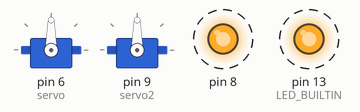
The sketch below on a simulated Arduino Mega 2560, built with avr-gcc and run on an emulated ATmega2560. On the bench: 2 × servo, output pins drawn as LEDs (lit = HIGH). Dashed ring = blinking.

Above: at 0.5 s.
Timing chart, 0 to 4.6 s (numbered marks = the images above):
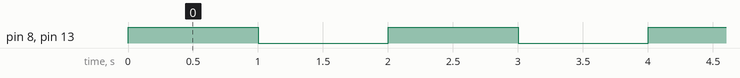

Measured:
- by itself, pin 8, pin 13 (LED_BUILTIN): alternates HIGH for 1.0 s and LOW for 1.0 s
- by itself, everything shown: repeats every 2.0 s, in 4 steps

The sketch:

pwm_pin_test.ino
```cpp
/* Main.ino file generated by New Project wizard
 *
 * Created:   Sat Oct 17 2020
 * Processor: Arduino Leonardo
 * Compiler:  Arduino AVR (Proteus)
 */


#include <Servo.h>

#include <SPI.h>


bool toggle;
bool toggle2;


Servo servo;
Servo servo2;

void setup () {


   // Using Timer/Counter3 for timer interrupt
   // Disable interrupts

   cli();
   //Initialize the entire Timer/Counter Control Register A to 0
   TCCR3A = 0;
   // InitializeTimer/Counter Control B to the binary value:
   // '0000 1100'
   TCCR3B = 0x0C;
   // This sets the timer to the following settings:
   // Waveform Generation Mode (WGM[3:0])
   // '0100'   -   Clear Timer on Compare (CTC)
   // Clock Select (CS[2:0])
   // '100'     -   16MHz Clock, prescaled by 256

   // Initialize Timer/Counter value to 0
   TCNT3= 0;

   // Set Output Compare Register A to ensure 1Hz
   // 16MHz/256= 62500 Clock Edges per interrupt
   // Minus 1 because it executes on the next clock
   OCR3A = 62499;
   //  Set the Timer Interrupt Mask Register to mark
   // Output Compare A Match Interrupt Enable bit high
   // 'XXXX XX1X'
   TIMSK3 |= 0x02;
   // Enable interrupts
   sei();

   servo.attach(6);
   servo2.attach(9);

   servo.write(90);
   servo2.write(90);

   pinMode(LED_BUILTIN, OUTPUT);
   pinMode(8, OUTPUT);

}

void loop() {
  toggle2 = !toggle2;
  digitalWrite(8, toggle2);
  delay(1000);
}

ISR(TIMER3_COMPA_vect){
   toggle = !toggle;
   digitalWrite(LED_BUILTIN, toggle);
}
```

440Hz_I2C_DAC.cpp
```cpp
/* Test the IO Expander + DAC, should output 440Hz sine wave
 *
 * Created:    Sat Oct 20, 2020
 * Author:     Kenneth Adam Barnett
 * Board:      Arduino Pro Micro (ATMEGA32U4)
 *
 */

#include <SPI.h>
#include <Wire.h>
#include <Adafruit_MCP4725.h>

Adafruit_MCP4725 dac;

char inSPI;
char outSPI;
long sample = 0;

void setup () {
   dac.begin(0x62);
   pinMode(10, OUTPUT);
   SPI.begin();
   SPI.setBitOrder(MSBFIRST);

   // Enable Hardware addressing and disable sequential accessing

   digitalWrite(10, LOW);
   SPI.transfer(0x40);
   SPI.transfer(0x0A);
   SPI.transfer(0x28);
   digitalWrite(10, HIGH);
   delay(100);

   // Set Port A GPIO0-7 to input
   digitalWrite(10, LOW);
   SPI.transfer(0x40);
   SPI.transfer(0x00);
   SPI.transfer(0xFF);
   digitalWrite(10, HIGH);
   delay(100);

   // Set Port B GPIO0-7 to output
   digitalWrite(10, LOW);
   SPI.transfer(0x40);
   SPI.transfer(0x01);
   SPI.transfer(0x00);
   digitalWrite(10, HIGH);
   delay(100);

   // Using Timer/Counter3 for timer interrupt
   // Disable interrupts
   cli();
   //Initialize the entire Timer/Counter Control Register A to 0
   TCCR1A = 0;
   // InitializeTimer/Counter Control B to the binary value:
   // '0000 1001'
   TCCR1B = 0x09;
   // This sets the timer to the following settings:
   // Waveform Generation Mode (WGM[3:0])
   // '0100'   -   Clear Timer on Compare (CTC)
   // Clock Select (CS[2:0])
   // '001'     -   16MHz Clock, not prescaled

   // Initialize Timer/Counter value to 0
   TCNT1 = 0;

   // Set Output Compare Register A to ensure 1024Hz
   // 16MHz/1024= 15625 Clock Edges per interrupt
   // Minus 1 because it executes on the next clock
   OCR1A = 15624;
   //  Set the Timer Interrupt Mask Register to mark
   // Output Compare A Match Interrupt Enable bit high
   // 'XXXX XX1X'
   TIMSK1 |= 0x02;
   // Enable interrupts
   sei();

}

void loop() {
}

ISR(TIMER1_COMPA_vect){
   // sin(2*pi*440/1024*n)
   outSPI = (int)(0.5+170.0*sin(2.6998*(double)sample));
   dac.setVoltage(outSPI, false);
   ++sample;
}

void readSPI() {
   digitalWrite(10, LOW);
   SPI.transfer(0x41);
   SPI.transfer(0x12);
   inSPI = SPI.transfer(0x00);
   digitalWrite(10, HIGH);
}

void writeSPI() {
   digitalWrite(10, LOW);
   SPI.transfer(0x40);
   SPI.transfer(0x13);
   SPI.transfer(outSPI);
   digitalWrite(10, HIGH);
}
```
